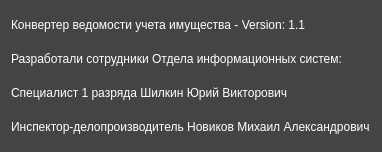
<?xml version="1.0" encoding="UTF-8"?>
<ui version="4.0">
 <class>Dialog</class>
 <widget class="QDialog" name="Dialog">
  <property name="windowModality">
   <enum>Qt::NonModal</enum>
  </property>
  <property name="enabled">
   <bool>true</bool>
  </property>
  <property name="geometry">
   <rect>
    <x>0</x>
    <y>0</y>
    <width>382</width>
    <height>152</height>
   </rect>
  </property>
  <property name="minimumSize">
   <size>
    <width>382</width>
    <height>152</height>
   </size>
  </property>
  <property name="maximumSize">
   <size>
    <width>382</width>
    <height>152</height>
   </size>
  </property>
  <property name="cursor">
   <cursorShape>ArrowCursor</cursorShape>
  </property>
  <property name="contextMenuPolicy">
   <enum>Qt::DefaultContextMenu</enum>
  </property>
  <property name="windowTitle">
   <string>Dialog</string>
  </property>
  <property name="styleSheet">
   <string notr="true">background-color: #444444;
color: white;</string>
  </property>
  <layout class="QVBoxLayout" name="verticalLayout">
   <item>
    <widget class="QLabel" name="label_4">
     <property name="text">
      <string>Конвертер ведомости учета имущества - Version: 1.1</string>
     </property>
    </widget>
   </item>
   <item>
    <widget class="QLabel" name="label_2">
     <property name="styleSheet">
      <string notr="true">font: 75 8pt &quot;MS Shell Dlg 2&quot;;</string>
     </property>
     <property name="text">
      <string>Разработали сотрудники Отдела информационных систем:</string>
     </property>
    </widget>
   </item>
   <item>
    <widget class="QLabel" name="label_5">
     <property name="text">
      <string>Специалист 1 разряда Шилкин Юрий Викторович</string>
     </property>
    </widget>
   </item>
   <item>
    <widget class="QLabel" name="label">
     <property name="text">
      <string>Инспектор-делопроизводитель Новиков Михаил Александрович</string>
     </property>
    </widget>
   </item>
  </layout>
 </widget>
 <resources/>
 <connections/>
</ui>
